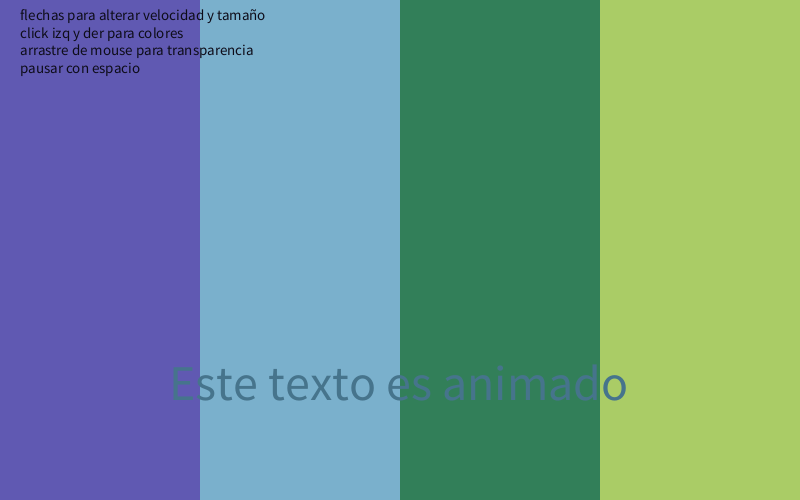
Frame 1 (no input)
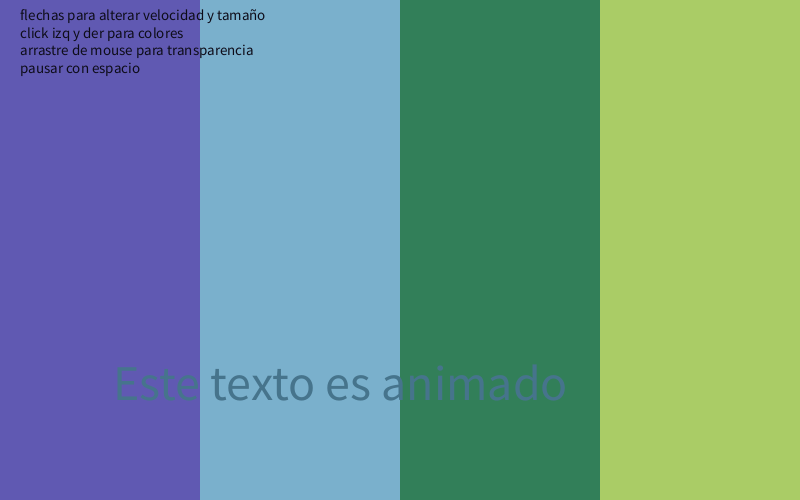
Frame 60 (the mouse pressed at the canvas centre just before this capture)
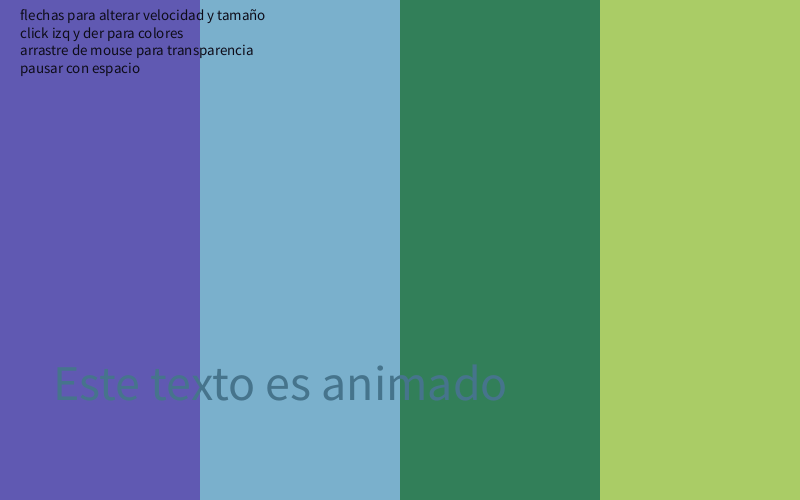
Frame 120 (the mouse held since frame 60 and released just before this capture)

The Processing sketch that drew these frames (run headless with seeded random() and noise(); from frame 60 on, the mouse is pressed at the canvas centre):

// Processing sketch: sketch_260519f_animacionPorCataAdscripta
// ── sketch_260519f_animacionPorCataAdscripta.pde
//animacion x cata / com2 / tecno1 / 2026

float posX;
float vel;

float tono;
float tonoVel;

float tamaño;
float tamañoVel;

String mensaje;

float transp;  //trasnparencia

void setup()
{
  size(800, 500);
  colorMode(HSB, 360, 100, 100, 100);
  
  //asignacion de valores iniciales a mis variables de usuario
  posX = 400;
  vel = -1;
  tono = 200;
  tonoVel = 0;
  tamaño = 50;
  tamañoVel = 0;
  transp = 100;

  mensaje = "Este texto es animado"; //se puede cambiar entre los ""
}

void draw()
{
  background (245, 50, 70);
  
  //para que se vea la transparencia, puse varios colores de fondo
  noStroke();
  fill(200,40,80);
  rect(200,0,200,height);
  fill(150,60,50);
  rect(400,0,200,height);
  fill(80,50,80);
  rect(600,0,200,height);

  //MENSAJE
  textAlign(CENTER);
  fill (tono += tonoVel, 50, 55, transp);
  textSize(tamaño+=tamañoVel);
  text (mensaje, posX+=vel, 400);

  //REINICIAR POSICION
  if (posX < -1 - textWidth(mensaje)/2) //textWidth(String) retorna lo largo del String -> con este calculo, sé que el texto está fuera de la pantalla
  {
    posX = 800 + textWidth(mensaje)/2; //se reinicia la posición
  }
  if (posX > 801 +textWidth(mensaje)/2)
  {
    posX = 0 - textWidth(mensaje)/2;
  }

  //se reinicia el tono
  if (tono > 360)
  {
    tono = 0;
  }
  if (tono < 0)
  {
    tono = 360;
  }
  
  //encerrar la transparencia entre 0 y 100
  if (transp > 100)
  {
    transp = 100;
  }
  if (transp < 0)
  {
    transp = 0;
  }

  //INSTRUCCIONES
  fill(245, 50, 10);
  textSize(15);
  textAlign(LEFT);
  text("flechas para alterar velocidad y tamaño \nclick izq y der para colores\narrastre de mouse para transparencia\npausar con espacio", 20, 20);
}

void keyPressed()
{
  if (keyCode == LEFT)
  {
    vel -= 1;
  }
  if (keyCode == RIGHT)
  {
    vel += 1;
  }
  if (keyCode == UP)
  {
    tamañoVel += 0.2;
  }
  if (keyCode == DOWN)
  {
    tamañoVel -= 0.2;
  }
  if (key == ' ')
  {
    vel = 0;
    tamañoVel = 0;
    tonoVel = 0;
  }
}

void mousePressed()
{
  if (mouseButton == LEFT)
  {
    tonoVel -= 0.1;
  }

  if (mouseButton == RIGHT)
  {
    tonoVel = 0;
  }
}

void mouseDragged()
{
  if (pmouseY>mouseY)
  {
    transp+=0.5;
  }
  if (pmouseY<mouseY)
  {
    transp-=0.5;
  }
}
